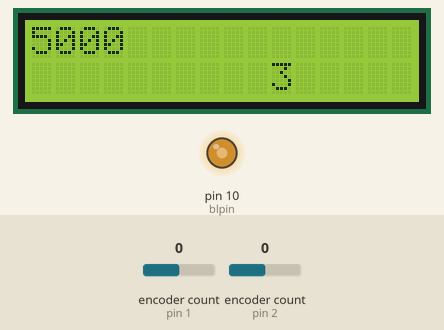
Simulated run of this sketch. Board: Arduino Leonardo, built with avr-gcc and run on an emulated ATmega32U4. On the bench: 16×2 character LCD, output pins drawn as LEDs (lit = HIGH). The test bench sets the inputs (shaded band); at power-on: encoder count (sensors on pin 1, pin 2) 0. USB keyboard and mouse output is not drawn.

Above: at 3.2 s.
3.3 s: encoder count (sensor on pin 1) set to 1
At 4.5 s:
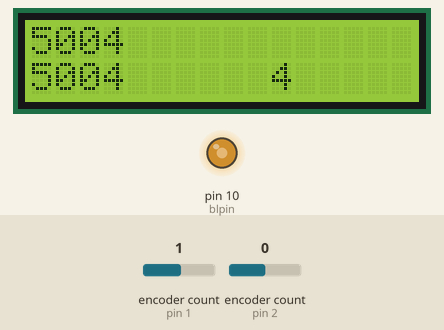
4.8 s: encoder count (sensor on pin 1) set to 2
At 4.93 s:
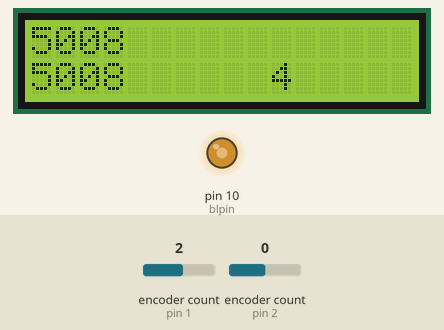
6.3 s: encoder count (sensor on pin 1) set to 3
At 7.8 s:
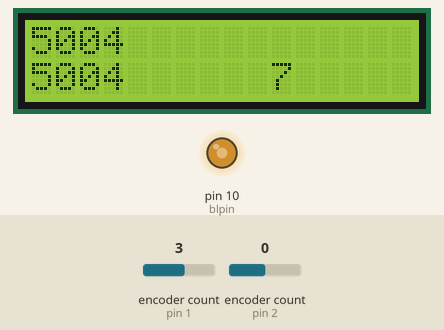
Timing chart, 0 to 9.3 s (numbered marks = the images above; inputs shaded):
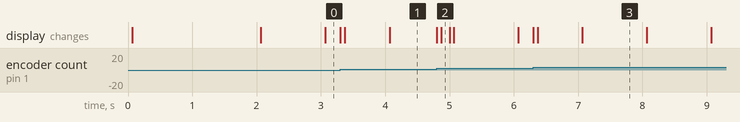

Measured:
- after the input at 3.3 s, the display: first changes at once (image 1 shows a later state)
- what the display in image 3 shows lasts 1.0 s, from 7.1 s to 8.1 s

The sketch:

basic_scrolling.ino
```cpp
// (licence header left out)
#include <Keyboard.h> //for keyboard emulation
#include <Mouse.h> //for mouse emulation
#include <LiquidCrystal.h> //for display
#include <Encoder.h>// include the PRJC encoder library http://www.pjrc.com/teensy/td_libs_Encoder.html

Encoder lEnc(1,0); //setup left encoder
Encoder rEnc(2,3); //setup right encoder

//setup lcd
LiquidCrystal lcd(16,14,5,6,7,8); //set up lcd

//pins
int blpin = 10; //backlight pwm pin
int leftbutton = 4; //left button pin
int rightbutton = 17; //right button pin

//variables
long leftposition = 5000; //arbitrary, I found you can stuff at least 9x10^10 into the encoder object and everything works fine
long rightposition = 5000;


unsigned long timer1; //updated to the output of millis() every cycle
unsigned long elapsed; //elapsed time, basically 'old' time
unsigned long elapsed1; //another 'old' time variable
int difference; //this keeps track of the difference between the left position variable and the register of the encoder

void setup() {
  pinMode(4, INPUT_PULLUP); //set up the left button
  pinMode(17, INPUT_PULLUP); //set up the right button
  analogWrite(10, 150); //turn on the backlight to a fixed setting
  lcd.begin(16, 2); //start LCD

  Mouse.begin();
  Keyboard.begin();

  lEnc.write(leftposition); //start the register at the above defined position
  rEnc.write(rightposition); //same as above

  splash(); //show splash screen
}

void loop() {

  unsigned long newmillis = millis(); //a variable to use for every cycle
  timer1 = newmillis; //set the timer var to current time
  long newLpos = lEnc.read(); //put the current encoder position into a variable

  lcd.setCursor(0,0); //1st line
  lcd.print(leftposition); //print the current value of leftposition variable

  if (newLpos != leftposition) //if the encoder has moved
  {
  difference = newLpos - leftposition; //self explanitory
  lcd.setCursor(0,1); //2nd line
  lcd.print(newLpos); //print the left encoder position
  lcd.setCursor(10,0); //move over to the right on the 1st line
  lcd.print(difference); //show the difference
  }

  if ((newmillis - elapsed) >= 100) //every 100 milliseconds
  {
    elapsed = millis();
    lcd.setCursor(10,1); //move over to the right on the 2nd line
    lcd.print(elapsed/1000); //show the elapsed time in seconds
    leftposition = newLpos; //set the left position value
    Mouse.move(0,0,-difference); //scroll the opposite of 'difference'
    difference = 0; //clear the difference variable
    lcd.setCursor(10,0); //move over to where we're printing difference
    lcd.print("    "); //print some blank spaces over where the difference was
    elapsed = newmillis; //reset the timer
  }
  if ((newmillis - elapsed1) >= 5000) //every 5 seconds, reset positions to 500.  We're interested in the difference between updates, this makes it less likely to overflow the variables
  {
    elapsed1 = millis();
    leftposition = 5000; //set the left position back to 500
    lEnc.write(leftposition); //set the encoder register back to 500
    lcd.setCursor(0,1); //move to the right of the 2nd line
    lcd.print(lEnc.read()); //show that new value
    elapsed1 = newmillis; //reset the timer
  }
}

void splash() //splash screen
{
  unsigned long startmillis = millis();
  lcd.clear();
  lcd.setCursor(5,0);
  lcd.print("#DFP");
  while(millis() - startmillis < 2000)
  {
  }
  lcd.clear();
}

/*
    This program is free software: you can redistribute it and/or modify
    it under the terms of the GNU General Public License as published by
    the Free Software Foundation, either version 3 of the License, or
    (at your option) any later version.

    This program is distributed in the hope that it will be useful,
    but WITHOUT ANY WARRANTY; without even the implied warranty of
    MERCHANTABILITY or FITNESS FOR A PARTICULAR PURPOSE.  See the
    GNU General Public License for more details.

    You should have received a copy of the GNU General Public License
    along with this program.  If not, see <http://www.gnu.org/licenses/>.
*/
```
